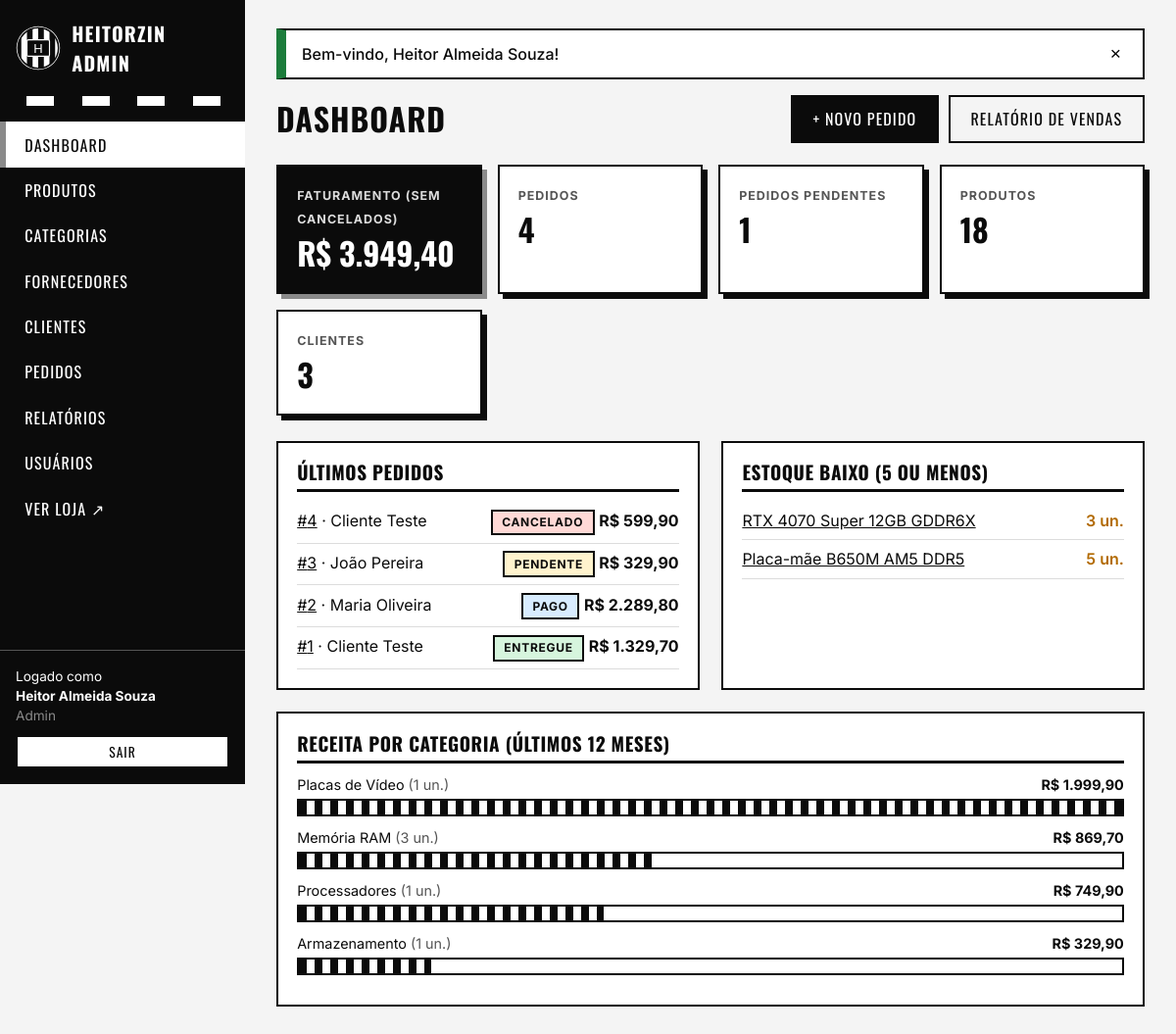
The page /index.php?url=admin (signed in) on the database its author committed.
### tables this page shows
CREATE TABLE pedidos (
    id          INT UNSIGNED NOT NULL AUTO_INCREMENT,
    cliente_id  INT UNSIGNED NOT NULL,
    status      ENUM('pendente','pago','enviado','entregue','cancelado') NOT NULL DEFAULT 'pendente',
    total       DECIMAL(10,2) NOT NULL DEFAULT 0,
    observacao  VARCHAR(255) NULL,
    criado_em   DATETIME NOT NULL DEFAULT CURRENT_TIMESTAMP,
    PRIMARY KEY (id),
    CONSTRAINT fk_pedidos_cliente
        FOREIGN KEY (cliente_id) REFERENCES clientes(id) ON DELETE RESTRICT
);

CREATE TABLE clientes (
    id          INT UNSIGNED NOT NULL AUTO_INCREMENT,
    nome        VARCHAR(100) NOT NULL,
    email       VARCHAR(120) NOT NULL,
    telefone    VARCHAR(20)  NOT NULL,
    senha       VARCHAR(255) NOT NULL,               
    endereco    VARCHAR(200) NULL,
    cidade      VARCHAR(80)  NULL,
    criado_em   DATETIME NOT NULL DEFAULT CURRENT_TIMESTAMP,
    PRIMARY KEY (id),
    UNIQUE KEY uq_clientes_email (email)
);

CREATE TABLE produtos (
    id              INT UNSIGNED NOT NULL AUTO_INCREMENT,
    nome            VARCHAR(150) NOT NULL,
    marca           VARCHAR(60)  NULL,
    descricao       TEXT NULL,
    preco           DECIMAL(10,2) NOT NULL,
    estoque         INT NOT NULL DEFAULT 0,
    imagem          VARCHAR(255) NULL,               
    destaque        TINYINT(1) NOT NULL DEFAULT 0,
    ativo           TINYINT(1) NOT NULL DEFAULT 1,
    categoria_id    INT UNSIGNED NOT NULL,
    fornecedor_id   INT UNSIGNED NULL,
    criado_em       DATETIME NOT NULL DEFAULT CURRENT_TIMESTAMP,
    PRIMARY KEY (id),
    CONSTRAINT fk_produtos_categoria
        FOREIGN KEY (categoria_id)  REFERENCES categorias(id)   ON DELETE RESTRICT,
    CONSTRAINT fk_produtos_fornecedor
        FOREIGN KEY (fornecedor_id) REFERENCES fornecedores(id) ON DELETE SET NULL,
    CONSTRAINT ck_produtos_preco   CHECK (preco >= 0),
    CONSTRAINT ck_produtos_estoque CHECK (estoque >= 0)
);

### app/core/Controller.php (called while the page is built, shortened)
<?php
abstract class Controller
{
    protected function view(string $view, array $dados = [], string $layout = 'loja'): void
    {
        extract($dados, EXTR_SKIP);
        require ROOT_PATH . '/app/views/' . $view . '.php';
    }
}

### app/controllers/DashboardController.php (called while the page is built, shortened)
<?php
class DashboardController extends Controller
{
    public function index(): void
    {
        $pedidos = new Pedido();
        $produtos = new Produto();
        $de = date('Y-m-d', strtotime('-365 days'));
        $ate = date('Y-m-d');
        $this->view('admin/dashboard', [
            'titulo'        => 'Dashboard',
            'resumo'        => $pedidos->resumo(),
            'totalProdutos' => $produtos->contar(),
            'totalClientes' => (new Cliente())->contar(),
            'estoqueBaixo'  => $produtos->estoqueBaixo(),
            'ultimos'       => array_slice($pedidos->listarComCliente(), 0, 5),
            'porCategoria'  => $pedidos->receitaPorCategoria($de, $ate),
        ], 'admin');
    }
}

### app/core/Router.php (called while the page is built, shortened)
<?php
class Router
{
    private array $publicas = [
        ''         => ['HomeController', 'index'],
        'loja'     => ['HomeController', 'loja'],
        'produto'  => ['HomeController', 'produto'],
        'carrinho' => ['CarrinhoController', 'index'],
        'login'    => ['AuthController', 'login'],
        'logout'   => ['AuthController', 'logout'],
        'registro' => ['AuthController', 'registro'],
        'conta'    => ['ContaController', 'index'],
    ];
    private array $admin = [
        'dashboard'    => 'DashboardController',
        'produtos'     => 'ProdutoController',
        'categorias'   => 'CategoriaController',
        'fornecedores' => 'FornecedorController',
        'clientes'     => 'ClienteController',
        'usuarios'     => 'UsuarioController',
        'pedidos'      => 'PedidoController',
        'relatorios'   => 'RelatorioController',
    ];
    public function despachar(): void
    {
        $url = trim($_GET['url'] ?? '', '/');
        $seg = $url === '' ? [] : explode('/', $url);
        [$classe, $acao, $params] = $this->resolver($seg);
        try {
            $controller = new $classe();
            $ref = new ReflectionMethod($controller, $acao);
            $controller->$acao(...array_slice($params, 0, $ref->getNumberOfParameters()));
        } catch (TypeError $e) {
            $this->erro404();
        } catch (Throwable $e) {
            error_log($e->getMessage() . ' em ' . $e->getFile() . ':' . $e->getLine());
            http_response_code(500);
            exit('<h1>Erro interno</h1><p>Algo deu errado. Tente novamente.</p>');
        }
    }
    private function resolver(array $seg): array
    {
        $primeiro = $seg[0] ?? '';
        if ($primeiro === 'admin') {
            $recurso = $seg[1] ?? 'dashboard';
            $classe = $this->admin[$recurso] ?? null;
            return [$classe, $seg[2] ?? 'index', array_slice($seg, 3)];
        }
        [$classe, $padrao] = $this->publicas[$primeiro];
        return [$classe, $padrao, array_slice($seg, 1)];
    }
}

### public/index.php (called while the page is built, shortened)
<?php
require ROOT_PATH . '/app/core/helpers.php';
spl_autoload_register(function (string $classe): void {
    foreach (['app/core', 'app/models', 'app/controllers'] as $pasta) {
        $arquivo = ROOT_PATH . "/$pasta/$classe.php";
        if (is_file($arquivo)) {
            return;
        }
    }
});
(new Router())->despachar();

### app/core/Model.php (called while the page is built, shortened)
<?php
abstract class Model
{
    protected PDO $db;
    public function __construct()
    {
        $this->db = Database::getConnection();
    }
    protected function query(string $sql, array $params = []): PDOStatement
    {
        $stmt = $this->db->prepare($sql);
        $stmt->execute($params);
        return $stmt;
    }
}

### app/core/Database.php (called while the page is built, shortened)
<?php
class Database
{
    private static ?PDO $conexao = null;
    public static function getConnection(): PDO
    {
        if (self::$conexao === null) {
            $dsn = sprintf(
                'mysql:host=%s;port=%s;dbname=%s;charset=%s',
                DB_HOST, DB_PORT, DB_NAME, DB_CHARSET
            );
            try {
                self::$conexao = new PDO($dsn, DB_USER, DB_PASS, [
                    PDO::ATTR_ERRMODE            => PDO::ERRMODE_EXCEPTION,
                    PDO::ATTR_DEFAULT_FETCH_MODE => PDO::FETCH_ASSOC,
                    PDO::ATTR_EMULATE_PREPARES   => false,
                ]);
            } catch (PDOException $e) {
                http_response_code(500);
                exit('<h1>Erro de conexão com o banco de dados</h1>'
                    . '<p>Verifique se o MySQL está ligado no XAMPP e se o banco '
                    . '<b>heitorzin_pcs</b> foi importado. Confira também config/config.php.</p>');
            }
        }
        return self::$conexao;
    }
}

### app/models/Pedido.php (called while the page is built, shortened)
<?php
class Pedido extends Model
{
    public function listarComCliente(): array
    {
        return $this->query(
            'SELECT p.*, c.nome AS cliente
               FROM pedidos p JOIN clientes c ON c.id = p.cliente_id
              ORDER BY p.id DESC'
        )->fetchAll();
    }
    public function receitaPorCategoria(string $de, string $ate): array
    {
        return $this->query(
            "SELECT c.nome, SUM(i.quantidade) AS quantidade, SUM(i.quantidade * i.preco_unitario) AS receita
               FROM itens_pedido i
               JOIN pedidos p   ON p.id = i.pedido_id
               JOIN produtos pr ON pr.id = i.produto_id
               JOIN categorias c ON c.id = pr.categoria_id
              WHERE p.status <> 'cancelado' AND DATE(p.criado_em) BETWEEN ? AND ?
              GROUP BY c.id, c.nome
              ORDER BY receita DESC",
            [$de, $ate]
        )->fetchAll();
    }
    public function resumo(): array
    {
        $r = $this->query(
            "SELECT COUNT(*) AS pedidos,
                    COALESCE(SUM(CASE WHEN status <> 'cancelado' THEN total ELSE 0 END), 0) AS faturamento,
                    COALESCE(SUM(CASE WHEN status = 'pendente' THEN 1 ELSE 0 END), 0) AS pendentes
               FROM pedidos"
        )->fetch();
        return $r;
    }
}

### app/models/Produto.php (called while the page is built, shortened)
<?php
class Produto extends Model
{
    public function estoqueBaixo(int $limite = 5, int $quantidade = 5): array
    {
        return $this->query(
            'SELECT id, nome, estoque FROM produtos WHERE estoque <= ? ORDER BY estoque ASC LIMIT ' . (int)$limite,
            [$quantidade]
        )->fetchAll();
    }
}

### app/views/admin/dashboard.php (the view)
<?php $maxCat = $porCategoria ? max(array_column($porCategoria, 'receita')) : 0; ?>
<div class="admin-topo">
    <h1>Dashboard</h1>
    <div class="admin-topo-acoes">
        <a class="btn" href="<?= url('admin/pedidos/criar') ?>">+ Novo pedido</a>
        <a class="btn btn-outline" href="<?= url('admin/relatorios') ?>">Relatório de vendas</a>
    </div>
</div>
<div class="cards-resumo">
    <div class="resumo preto"><span class="rot">Faturamento (sem cancelados)</span><span class="num"><?= dinheiro($resumo['faturamento']) ?></span></div>
    <div class="resumo"><span class="rot">Pedidos</span><span class="num"><?= (int)$resumo['pedidos'] ?></span></div>
    <div class="resumo"><span class="rot">Pedidos pendentes</span><span class="num"><?= (int)$resumo['pendentes'] ?></span></div>
    <div class="resumo"><span class="rot">Produtos</span><span class="num"><?= (int)$totalProdutos ?></span></div>
    <div class="resumo"><span class="rot">Clientes</span><span class="num"><?= (int)$totalClientes ?></span></div>
</div>
<div class="duas-colunas">
    <div class="painel">
        <h3>Últimos pedidos</h3>
        <?php if ($ultimos): ?>
        <ul class="lista-simples">
            <?php foreach ($ultimos as $p): ?>
                <li>
                    <span><a href="<?= url('admin/pedidos/ver/' . (int)$p['id']) ?>">#<?= (int)$p['id'] ?></a> &middot; <?= e($p['cliente']) ?></span>
                    <span><?= badge_status($p['status']) ?> <strong><?= dinheiro($p['total']) ?></strong></span>
                </li>
            <?php endforeach; ?>
        </ul>
        <?php else: ?><p class="muted">Nenhum pedido ainda.</p><?php endif; ?>
    </div>
    <div class="painel">
        <h3>Estoque baixo (5 ou menos)</h3>
        <?php if ($estoqueBaixo): ?>
        <ul class="lista-simples">
            <?php foreach ($estoqueBaixo as $p): ?>
                <li>
                    <a href="<?= url('admin/produtos/editar/' . (int)$p['id']) ?>"><?= e($p['nome']) ?></a>
                    <strong class="<?= (int)$p['estoque'] === 0 ? 'estoque-zero' : 'estoque-baixo' ?>"><?= (int)$p['estoque'] ?> un.</strong>
                </li>
            <?php endforeach; ?>
        </ul>
        <?php else: ?><p class="muted">Tudo certo com o estoque.</p><?php endif; ?>
    </div>
</div>
<div class="painel">
    <h3>Receita por categoria (últimos 12 meses)</h3>
    <?php if ($porCategoria): foreach ($porCategoria as $c): ?>
        <div class="barra-linha">
            <div class="topo"><span><?= e($c['nome']) ?> <span class="muted">(<?= (int)$c['quantidade'] ?> un.)</span></span><strong><?= dinheiro($c['receita']) ?></strong></div>
            <div class="barra"><span style="width:<?= $maxCat > 0 ? round($c['receita'] / $maxCat * 100) : 0 ?>%"></span></div>
        </div>
    <?php endforeach; else: ?><p class="muted">Sem vendas no período.</p><?php endif; ?>
</div>

### app/core/helpers.php (shortened to what this page needs)
<?php
function e($valor): string
{
    return htmlspecialchars((string)($valor ?? ''), ENT_QUOTES, 'UTF-8');
}
function url(string $rota = '', array $query = []): string
{
    $rota = trim($rota, '/');
    if ($rota === '' && !$query) {
        return BASE_URL;
    }
    $params = $rota !== '' ? ['url' => $rota] : [];
    return BASE_URL . 'index.php?' . http_build_query($params + $query);
}
function dinheiro($valor): string
{
    return 'R$ ' . number_format((float)$valor, 2, ',', '.');
}
function badge_status(string $status): string
{
    return '<span class="badge badge-' . e($status) . '">' . e(ucfirst($status)) . '</span>';
}

### public/assets/css/style.css (style rules this page uses)
:root { --preto: #0b0b0b; --preto-2: #1a1a1a; --branco: #ffffff; --cinza-1: #f4f4f4; --cinza-2: #dcdcdc; --cinza-3: #8a8a8a; --cinza-4: #555555; --ok: #1c7c3b; --erro: #b3261e; --aviso: #b26a00; --listras: repeating-linear-gradient(90deg, var(--preto) 0 28px, var(--branco) 28px 56px); --fonte-titulo: 'Oswald', 'Arial Narrow', Impact, sans-serif; --fonte: 'Inter', system-ui, -apple-system, 'Segoe UI', Arial, sans-serif; }
* { box-sizing: border-box; }
html { scroll-behavior: smooth; }
body { margin: 0; font-family: var(--fonte); color: var(--preto); background: var(--branco); line-height: 1.5; }
a { color: inherit; }
h1, h2, h3, h4 { font-family: var(--fonte-titulo); text-transform: uppercase; letter-spacing: .03em; line-height: 1.15; margin: 0 0 .6rem; }
h1 { font-size: 2.4rem; }
h3 { font-size: 1.2rem; }
.muted { color: var(--cinza-4); }
.btn { display: inline-block; font-family: var(--fonte-titulo); text-transform: uppercase; letter-spacing: .07em; font-size: 1rem; padding: .65rem 1.3rem; border: 2px solid var(--preto); background: var(--preto); color: var(--branco); text-decoration: none; cursor: pointer; transition: .15s; text-align: center; }
.btn-outline { background: transparent; color: var(--preto); }
.estoque-baixo { color: var(--aviso); font-weight: 600; }
.badge { display: inline-block; padding: .15rem .6rem; border: 2px solid var(--preto); font-size: .75rem; font-weight: 700; text-transform: uppercase; letter-spacing: .06em; }
.badge-pendente { background: #fff3cd; }
.badge-pago { background: #d8ecff; }
.badge-entregue { background: #d6f5dd; }
.badge-cancelado { background: #ffd9d6; }
body.admin { background: var(--cinza-1); }
.admin-topo { display: flex; justify-content: space-between; align-items: center; gap: 1rem; flex-wrap: wrap; margin-bottom: 1.4rem; }
.admin-topo h1 { margin: 0; font-size: 2rem; }
.admin-topo-acoes { display: flex; gap: .6rem; align-items: center; flex-wrap: wrap; }
.cards-resumo { display: grid; grid-template-columns: repeat(auto-fit, minmax(190px, 1fr)); gap: 1rem; margin-bottom: 1.6rem; }
.resumo { background: var(--branco); border: 2px solid var(--preto); padding: 1rem 1.2rem; box-shadow: 5px 5px 0 var(--preto); }
.resumo .num { font-family: var(--fonte-titulo); font-size: 2rem; font-weight: 700; display: block; }
.resumo .rot { text-transform: uppercase; letter-spacing: .08em; font-size: .78rem; font-weight: 700; color: var(--cinza-4); }
.resumo.preto { background: var(--preto); color: var(--branco); box-shadow: 5px 5px 0 var(--cinza-3); }
.resumo.preto .rot { color: var(--cinza-2); }
.duas-colunas { display: grid; grid-template-columns: 1fr 1fr; gap: 1.4rem; margin-bottom: 1.4rem; }
.painel { background: var(--branco); border: 2px solid var(--preto); padding: 1.2rem; }
.painel h3 { border-bottom: 3px solid var(--preto); padding-bottom: .4rem; }
.barra-linha { margin: .7rem 0; }
.barra-linha .topo { display: flex; justify-content: space-between; font-size: .9rem; margin-bottom: .2rem; gap: 1rem; }
.barra { height: 18px; border: 2px solid var(--preto); background: var(--branco); }
.barra > span { display: block; height: 100%; background: var(--listras); background-size: 16px 100%; background-image: repeating-linear-gradient(90deg, var(--preto) 0 8px, var(--branco) 8px 16px); }
.lista-simples { list-style: none; padding: 0; margin: 0; }
.lista-simples li { display: flex; justify-content: space-between; padding: .45rem 0; border-bottom: 1px solid var(--cinza-2); gap: 1rem; }

### rows shown on the page
pedidos: id "4", cliente.nome "Cliente Teste", status "CANCELADO", total "R$ 599,90"
pedidos: id "3", cliente.nome "João Pereira", status "PENDENTE", total "R$ 329,90"
pedidos: id "2", cliente.nome "Maria Oliveira", status "PAGO", total "R$ 2.289,80"
pedidos: id "1", cliente.nome "Cliente Teste", status "ENTREGUE", total "R$ 1.329,70"
produtos: nome "RTX 4070 Super 12GB GDDR6X", estoque "3"
produtos: nome "Placa-mãe B650M AM5 DDR5", estoque "5"

### other values the page prints
$rotulo "DASHBOARD"
$rotulo "PRODUTOS"
$rotulo "CATEGORIAS"
$rotulo "FORNECEDORES"
$rotulo "CLIENTES"
$rotulo "PEDIDOS"
$rotulo "RELATÓRIOS"
$rotulo "USUÁRIOS"
$u['nome'] "Heitor Almeida Souza"
$u['perfil'] "Admin"
$f['msg'] "Bem-vindo, Heitor Almeida Souza!"
dinheiro($resumo['faturamento']) "R$ 3.949,40"
$resumo['pedidos'] "4"
$resumo['pendentes'] "1"
$totalProdutos "18"
